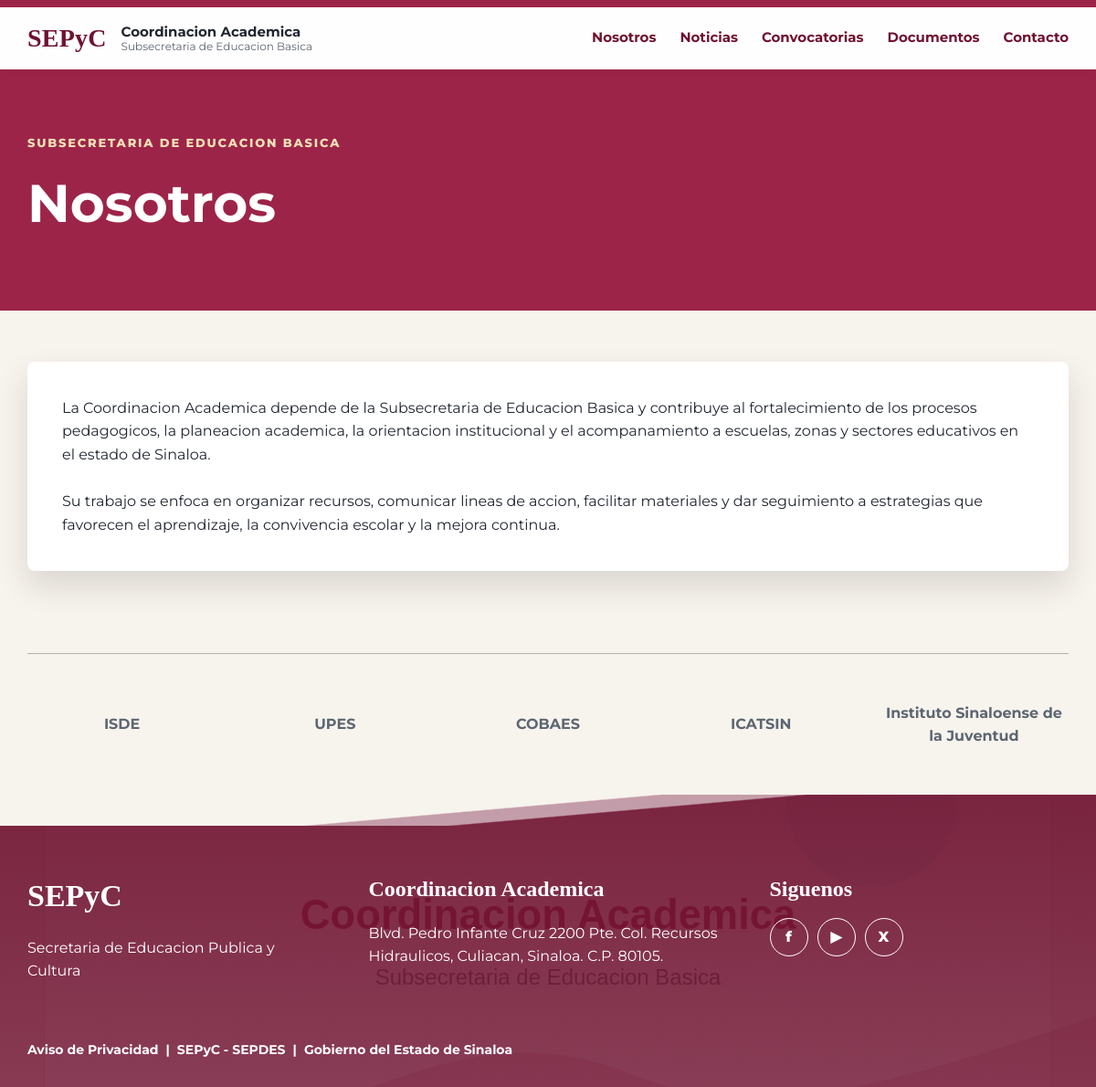
Page /nosotros.php on the committed database.
### tables this page shows
CREATE TABLE menu_items (
    id INT UNSIGNED AUTO_INCREMENT PRIMARY KEY,
    label VARCHAR(120) NOT NULL,
    url VARCHAR(255) NOT NULL,
    sort_order INT NOT NULL DEFAULT 0,
    is_active TINYINT(1) NOT NULL DEFAULT 1
);

CREATE TABLE pages (
    id INT UNSIGNED AUTO_INCREMENT PRIMARY KEY,
    title VARCHAR(255) NOT NULL,
    slug VARCHAR(255) NOT NULL UNIQUE,
    body TEXT NULL,
    is_active TINYINT(1) NOT NULL DEFAULT 1
);

CREATE TABLE allies (
    id INT UNSIGNED AUTO_INCREMENT PRIMARY KEY,
    name VARCHAR(180) NOT NULL,
    url VARCHAR(255) NOT NULL DEFAULT '#',
    image VARCHAR(255) NULL,
    sort_order INT NOT NULL DEFAULT 0,
    is_active TINYINT(1) NOT NULL DEFAULT 1
);

### includes/functions.php (called while the page is built, shortened)
<?php
require_once __DIR__ . '/database.php';
function e(?string $value): string
{
    return htmlspecialchars((string) $value, ENT_QUOTES, 'UTF-8');
}
function setting(string $key, string $fallback = ''): string
{
    static $settings = null;
    if ($settings === null) {
        try {
            $rows = db()->query('SELECT setting_key, setting_value FROM settings')->fetchAll();
            $settings = [];
            foreach ($rows as $row) {
                $settings[$row['setting_key']] = $row['setting_value'];
            }
        } catch (Throwable $exception) {
            $settings = [];
        }
    }
    return $settings[$key] ?? $fallback;
}
function rows(string $sql, array $params = []): array
{
    $statement = db()->prepare($sql);
    $statement->execute($params);
    return $statement->fetchAll();
}
function row(string $sql, array $params = []): ?array
{
    $statement = db()->prepare($sql);
    $statement->execute($params);
    $result = $statement->fetch();
    return $result ?: null;
}
function asset(string $path): string
{
    $base = trim(BASE_URL);
    return ($base ? rtrim($base, '/') . '/' : '') . 'assets/' . ltrim($path, '/');
}

### includes/database.php (called while the page is built, shortened)
<?php
function db(): PDO
{
    static $pdo = null;
    if ($pdo === null) {
        $dsn = 'mysql:host=' . DB_HOST . ';dbname=' . DB_NAME . ';charset=utf8mb4';
        $pdo = new PDO($dsn, DB_USER, DB_PASS, [
            PDO::ATTR_ERRMODE => PDO::ERRMODE_EXCEPTION,
            PDO::ATTR_DEFAULT_FETCH_MODE => PDO::FETCH_ASSOC,
        ]);
    }
    return $pdo;
}

### nosotros.php (the view)
<?php
require_once __DIR__ . '/includes/functions.php';
$page = row("SELECT * FROM pages WHERE slug = 'nosotros' AND is_active = 1");
$pageTitle = $page['title'] ?? 'Nosotros';
require __DIR__ . '/includes/header.php';
?>
<section class="page-hero"><div class="container"><p class="eyebrow">Subsecretaria de Educacion Basica</p><h1><?= e($pageTitle) ?></h1></div></section>
<section class="content-page"><div class="container content-box">
<?= nl2br(e($page['body'] ?? 'La Coordinacion Academica acompana los procesos de planeacion, seguimiento, evaluacion y fortalecimiento pedagogico de Educacion Basica en Sinaloa.')) ?>
</div></section>
<?php require __DIR__ . '/includes/footer.php'; ?>

### includes/header.php (shortened to what this page needs)
<?php
require_once __DIR__ . '/functions.php';
$menuItems = rows('SELECT label, url FROM menu_items WHERE is_active = 1 ORDER BY sort_order, id');
?>
<!doctype html>
<html lang="es">
<head>
    <meta name="description" content="<?= e(setting('site_description', 'Coordinacion Academica de la Subsecretaria de Educacion Basica')) ?>">
    <link rel="stylesheet" href="<?= e(asset('css/styles.css')) ?>">
</head>
<body>
<header class="site-header">
    <div class="topline"></div>
    <nav class="navbar container" aria-label="Menu principal">
        <a class="brand" href="<?= e(BASE_URL ? rtrim(BASE_URL, '/') . '/' : 'index.php') ?>">
            <span class="brand-mark">SEPyC</span>
            <span class="brand-text">
                <strong><?= e(setting('site_name', 'Coordinacion Academica')) ?></strong>
                <small>Subsecretaria de Educacion Basica</small>
            </span>
        </a>
        <div class="menu" data-menu>
            <?php foreach ($menuItems as $item): ?>
                <a href="<?= e($item['url']) ?>"><?= e($item['label']) ?></a>
            <?php endforeach; ?>
        </div>
    </nav>
</header>
<main>

### includes/footer.php (shortened to what this page needs)
<?php
$allies = rows('SELECT name, url, image FROM allies WHERE is_active = 1 ORDER BY sort_order, id');
?>
</main>
<footer class="site-footer">
    <?php if ($allies): ?>
        <section class="allies">
            <div class="container allies-grid">
                <?php foreach ($allies as $ally): ?>
                    <a href="<?= e($ally['url']) ?>" target="_blank" rel="noopener">
                        <?php if ($ally['image']): ?>
                            <img src="<?= e(upload_url($ally['image'])) ?>" alt="<?= e($ally['name']) ?>">
                        <?php else: ?>
                            <span><?= e($ally['name']) ?></span>
                        <?php endif; ?>
                    </a>
                <?php endforeach; ?>
            </div>
        </section>
    <?php endif; ?>
    <div class="footer-main">
        <div class="footer-wave" aria-hidden="true"></div>
        <div class="container footer-grid">
            <div>
                <div class="footer-logo">SEPyC</div>
                <p><?= e(setting('footer_department', 'Secretaria de Educacion Publica y Cultura')) ?></p>
            </div>
            <div>
                <h2><?= e(setting('footer_title', 'Coordinacion Academica')) ?></h2>
                <p><?= nl2br(e(setting('address', 'Blvd. Pedro Infante Cruz 2200 Pte. Col. Recursos Hidraulicos, Culiacan, Sinaloa.'))) ?></p>
            </div>
            <div>
                <h2>Siguenos</h2>
                <div class="social">
                    <a href="<?= e(setting('facebook_url', '#')) ?>" aria-label="Facebook">f</a>
                    <a href="<?= e(setting('youtube_url', '#')) ?>" aria-label="YouTube">▶</a>
                    <a href="<?= e(setting('x_url', '#')) ?>" aria-label="X">X</a>
                </div>
            </div>
        </div>
        <div class="container legal">
            <a href="#">Aviso de Privacidad</a>
            <span>|</span>
            <a href="#">SEPyC - SEPDES</a>
            <span>|</span>
            <a href="#">Gobierno del Estado de Sinaloa</a>
        </div>
    </div>
</footer>
</body>
</html>

### assets/css/styles.css (style rules this page uses)
:root { --wine: #9d2449; --wine-dark: #6f1230; --wine-deep: #5b0d26; --teal: #1aa6a1; --gold: #bda468; --green: #185d4b; --rose: #b13d51; --ink: #202631; --muted: #5d6671; --line: #ddd4ca; --paper: #f7f3ed; --white: #fff; --shadow: 0 16px 34px rgba(40, 35, 30, .14); }
* { box-sizing: border-box; }
body { margin: 0; color: var(--ink); background: var(--paper); font-family: "Montserrat", Arial, sans-serif; line-height: 1.6; }
a { color: inherit; text-decoration: none; }
.container { width: min(1140px, calc(100% - 40px)); margin: 0 auto; }
.topline { height: 8px; background: var(--wine); }
.site-header { position: sticky; top: 0; z-index: 30; background: rgba(255, 255, 255, .96); box-shadow: 0 2px 10px rgba(40, 35, 30, .08); }
.navbar { min-height: 68px; display: flex; align-items: center; justify-content: space-between; gap: 24px; }
.brand { display: flex; align-items: center; gap: 16px; }
.brand-mark { color: var(--wine-dark); font-family: Georgia, serif; font-size: 28px; font-weight: 800; letter-spacing: .2px; }
.brand-text { display: grid; line-height: 1.2; }
.brand-text strong { font-size: 15px; }
.brand-text small { color: var(--muted); font-size: 12px; }
.menu { display: flex; align-items: center; gap: 26px; color: var(--wine-dark); font-weight: 700; font-size: 15px; }
.menu a { padding: 20px 0; border-bottom: 3px solid transparent; }
.eyebrow { margin: 0 0 10px; color: #f1dfb4; font-weight: 800; text-transform: uppercase; letter-spacing: 1.8px; font-size: 13px; }
.page-hero { padding: 70px 0; background: var(--wine); color: var(--white); }
.page-hero h1 { margin: 0; font-size: clamp(34px, 5vw, 58px); }
.content-page { padding: 56px 0; }
.content-box { padding: 38px; border-radius: 8px; background: var(--white); box-shadow: var(--shadow); }
.allies { padding: 34px 0 0; background: var(--paper); }
.allies-grid { display: grid; grid-template-columns: repeat(5, 1fr); gap: 26px; align-items: center; border-top: 1px solid #b9b1aa; padding-top: 34px; }
.allies a { min-height: 86px; display: grid; place-items: center; color: var(--muted); font-weight: 700; text-align: center; }
.site-footer { background: var(--paper); }
.footer-main { position: relative; overflow: hidden; margin-top: 34px; color: var(--white); background: linear-gradient(rgba(111,18,48,.92), rgba(111,18,48,.82)), url("../img/placeholder.svg") center / cover; }
.footer-wave { height: 34px; background: linear-gradient(175deg, var(--paper) 0 45%, rgba(255,255,255,.55) 46% 55%, transparent 56%); }
.footer-grid { display: grid; grid-template-columns: 1fr 1.2fr 1fr; gap: 46px; padding: 50px 0 46px; }
.footer-logo { font-family: Georgia, serif; font-size: 34px; font-weight: 800; }
.footer-grid h2 { margin: 0 0 12px; font-family: Georgia, serif; font-size: 24px; }
.social { display: flex; gap: 10px; }
.social a { display: grid; place-items: center; width: 42px; height: 42px; border: 1px solid var(--white); border-radius: 50%; font-weight: 800; }
.legal { padding: 0 0 30px; display: flex; gap: 8px; flex-wrap: wrap; font-size: 14px; font-weight: 700; }

### rows in the picture
menu_items: label "Nosotros"
menu_items: label "Noticias"
menu_items: label "Convocatorias"
menu_items: label "Documentos"
menu_items: label "Contacto"
pages: title "Nosotros", body "La Coordinacion Academica depende de la Subsecretaria de Educacion Basica y contribuye al fortalecimiento de los procesos pedagogicos, la planeacion academica, la orientacion institucional y el acompanamiento a escuelas, zonas y sectores educativos en el estado de Sinaloa. Su trabajo se enfoca en organizar recursos, comunicar lineas de accion, facilitar materiales y dar seguimiento a estrategias que favorecen el aprendizaje, la convivencia escolar y la mejora continua."
allies: name "ISDE"
allies: name "UPES"
allies: name "COBAES"
allies: name "ICATSIN"
allies: name "Instituto Sinaloense de la Juventud"

### other values in the picture
setting('site_name', 'Coordinacion Academica') "Coordinacion Academica"
setting('footer_title', 'Coordinacion Academica') "Coordinacion Academica"
